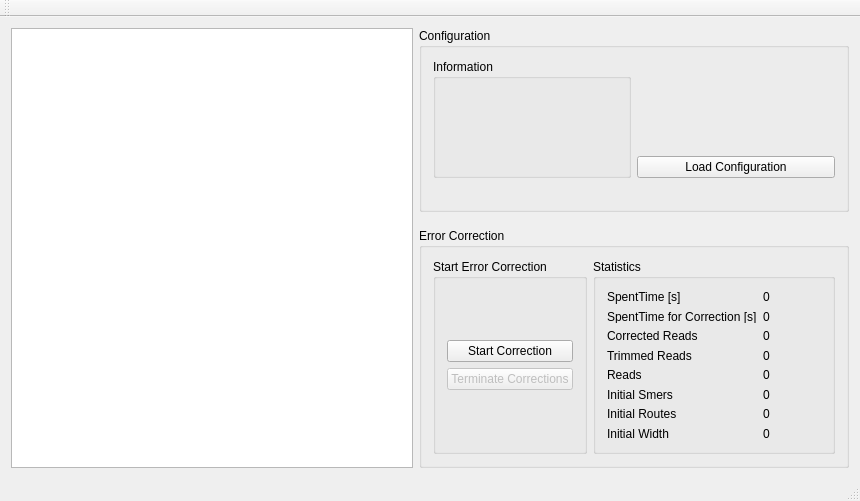
<?xml version="1.0" encoding="UTF-8"?>
<ui version="4.0">
 <class>MainWindow</class>
 <widget class="QMainWindow" name="MainWindow">
  <property name="geometry">
   <rect>
    <x>0</x>
    <y>0</y>
    <width>860</width>
    <height>501</height>
   </rect>
  </property>
  <property name="windowTitle">
   <string>Error Correction</string>
  </property>
  <widget class="QWidget" name="centralWidget">
   <layout class="QHBoxLayout" name="horizontalLayout_2">
    <item>
     <widget class="QTextEdit" name="textEdit">
      <property name="maximumSize">
       <size>
        <width>16777215</width>
        <height>16777215</height>
       </size>
      </property>
     </widget>
    </item>
    <item>
     <layout class="QVBoxLayout" name="verticalLayout">
      <property name="sizeConstraint">
       <enum>QLayout::SetFixedSize</enum>
      </property>
      <item>
       <widget class="QGroupBox" name="groupBox">
        <property name="maximumSize">
         <size>
          <width>430</width>
          <height>430</height>
         </size>
        </property>
        <property name="title">
         <string>Configuration</string>
        </property>
        <layout class="QGridLayout" name="gridLayout_2">
         <item row="0" column="0">
          <layout class="QGridLayout" name="gridLayout">
           <item row="0" column="1">
            <layout class="QVBoxLayout" name="verticalLayout_2">
             <item>
              <spacer name="verticalSpacer_4">
               <property name="orientation">
                <enum>Qt::Vertical</enum>
               </property>
               <property name="sizeHint" stdset="0">
                <size>
                 <width>20</width>
                 <height>40</height>
                </size>
               </property>
              </spacer>
             </item>
             <item>
              <widget class="QPushButton" name="oButtonConfig">
               <property name="text">
                <string>Load Configuration</string>
               </property>
              </widget>
             </item>
            </layout>
           </item>
           <item row="0" column="0">
            <widget class="QGroupBox" name="groupBox_5">
             <property name="title">
              <string>Information</string>
             </property>
             <layout class="QGridLayout" name="gridLayout_6">
              <item row="1" column="0">
               <widget class="QLabel" name="label_15">
                <property name="text">
                 <string/>
                </property>
               </widget>
              </item>
              <item row="0" column="1">
               <widget class="QLabel" name="label_14">
                <property name="text">
                 <string/>
                </property>
               </widget>
              </item>
              <item row="2" column="0">
               <widget class="QLabel" name="label_16">
                <property name="text">
                 <string/>
                </property>
               </widget>
              </item>
              <item row="3" column="0">
               <widget class="QLabel" name="label_17">
                <property name="text">
                 <string/>
                </property>
               </widget>
              </item>
              <item row="1" column="1">
               <widget class="QLabel" name="label_18">
                <property name="text">
                 <string/>
                </property>
               </widget>
              </item>
              <item row="2" column="1">
               <widget class="QLabel" name="label_19">
                <property name="text">
                 <string/>
                </property>
               </widget>
              </item>
              <item row="3" column="1">
               <widget class="QLabel" name="label_20">
                <property name="text">
                 <string/>
                </property>
               </widget>
              </item>
             </layout>
            </widget>
           </item>
          </layout>
         </item>
         <item row="2" column="0">
          <widget class="QLabel" name="label_13">
           <property name="text">
            <string/>
           </property>
          </widget>
         </item>
        </layout>
       </widget>
      </item>
      <item>
       <spacer name="verticalSpacer_3">
        <property name="orientation">
         <enum>Qt::Vertical</enum>
        </property>
        <property name="sizeHint" stdset="0">
         <size>
          <width>20</width>
          <height>40</height>
         </size>
        </property>
       </spacer>
      </item>
      <item>
       <widget class="QGroupBox" name="groupBox_2">
        <property name="minimumSize">
         <size>
          <width>430</width>
          <height>240</height>
         </size>
        </property>
        <property name="maximumSize">
         <size>
          <width>429</width>
          <height>240</height>
         </size>
        </property>
        <property name="title">
         <string>Error Correction</string>
        </property>
        <layout class="QGridLayout" name="gridLayout_4">
         <item row="0" column="1">
          <widget class="QGroupBox" name="groupBox_4">
           <property name="title">
            <string>Statistics</string>
           </property>
           <layout class="QGridLayout" name="gridLayout_5">
            <item row="7" column="1">
             <widget class="QLabel" name="label_24">
              <property name="text">
               <string>0</string>
              </property>
             </widget>
            </item>
            <item row="5" column="1">
             <widget class="QLabel" name="label_12">
              <property name="text">
               <string>0</string>
              </property>
             </widget>
            </item>
            <item row="0" column="1">
             <widget class="QLabel" name="label_2">
              <property name="text">
               <string>0</string>
              </property>
             </widget>
            </item>
            <item row="4" column="0">
             <widget class="QLabel" name="label_6">
              <property name="text">
               <string>Reads</string>
              </property>
             </widget>
            </item>
            <item row="7" column="0">
             <widget class="QLabel" name="label_23">
              <property name="text">
               <string>Initial Width</string>
              </property>
             </widget>
            </item>
            <item row="1" column="0">
             <widget class="QLabel" name="label_3">
              <property name="text">
               <string>SpentTime for Correction [s]</string>
              </property>
             </widget>
            </item>
            <item row="3" column="0">
             <widget class="QLabel" name="label_5">
              <property name="text">
               <string>Trimmed Reads</string>
              </property>
             </widget>
            </item>
            <item row="2" column="0">
             <widget class="QLabel" name="label_4">
              <property name="text">
               <string>Corrected Reads</string>
              </property>
             </widget>
            </item>
            <item row="1" column="1">
             <widget class="QLabel" name="label_8">
              <property name="text">
               <string>0</string>
              </property>
             </widget>
            </item>
            <item row="5" column="0">
             <widget class="QLabel" name="label_7">
              <property name="text">
               <string>Initial Smers</string>
              </property>
             </widget>
            </item>
            <item row="0" column="0">
             <widget class="QLabel" name="label">
              <property name="text">
               <string>SpentTime [s]</string>
              </property>
             </widget>
            </item>
            <item row="2" column="1">
             <widget class="QLabel" name="label_9">
              <property name="text">
               <string>0</string>
              </property>
             </widget>
            </item>
            <item row="3" column="1">
             <widget class="QLabel" name="label_10">
              <property name="text">
               <string>0</string>
              </property>
             </widget>
            </item>
            <item row="4" column="1">
             <widget class="QLabel" name="label_11">
              <property name="text">
               <string>0</string>
              </property>
             </widget>
            </item>
            <item row="6" column="0">
             <widget class="QLabel" name="label_21">
              <property name="text">
               <string>Initial Routes</string>
              </property>
             </widget>
            </item>
            <item row="6" column="1">
             <widget class="QLabel" name="label_22">
              <property name="text">
               <string>0</string>
              </property>
             </widget>
            </item>
            <item row="0" column="2">
             <spacer name="horizontalSpacer">
              <property name="orientation">
               <enum>Qt::Horizontal</enum>
              </property>
              <property name="sizeHint" stdset="0">
               <size>
                <width>40</width>
                <height>20</height>
               </size>
              </property>
             </spacer>
            </item>
           </layout>
          </widget>
         </item>
         <item row="0" column="0">
          <widget class="QGroupBox" name="groupBox_3">
           <property name="title">
            <string>Start Error Correction</string>
           </property>
           <layout class="QVBoxLayout" name="verticalLayout_3">
            <item>
             <spacer name="verticalSpacer">
              <property name="orientation">
               <enum>Qt::Vertical</enum>
              </property>
              <property name="sizeHint" stdset="0">
               <size>
                <width>20</width>
                <height>40</height>
               </size>
              </property>
             </spacer>
            </item>
            <item>
             <widget class="QPushButton" name="oButtonStartEC">
              <property name="text">
               <string>Start Correction</string>
              </property>
             </widget>
            </item>
            <item>
             <widget class="QPushButton" name="pushButton">
              <property name="enabled">
               <bool>false</bool>
              </property>
              <property name="text">
               <string>Terminate Corrections</string>
              </property>
             </widget>
            </item>
            <item>
             <spacer name="verticalSpacer_2">
              <property name="orientation">
               <enum>Qt::Vertical</enum>
              </property>
              <property name="sizeHint" stdset="0">
               <size>
                <width>20</width>
                <height>40</height>
               </size>
              </property>
             </spacer>
            </item>
           </layout>
          </widget>
         </item>
        </layout>
       </widget>
      </item>
     </layout>
    </item>
   </layout>
  </widget>
  <widget class="QMenuBar" name="menuBar">
   <property name="geometry">
    <rect>
     <x>0</x>
     <y>0</y>
     <width>860</width>
     <height>21</height>
    </rect>
   </property>
  </widget>
  <widget class="QToolBar" name="mainToolBar">
   <attribute name="toolBarArea">
    <enum>TopToolBarArea</enum>
   </attribute>
   <attribute name="toolBarBreak">
    <bool>false</bool>
   </attribute>
  </widget>
  <widget class="QStatusBar" name="statusBar"/>
 </widget>
 <layoutdefault spacing="6" margin="11"/>
 <tabstops>
  <tabstop>textEdit</tabstop>
 </tabstops>
 <resources/>
 <connections/>
</ui>
